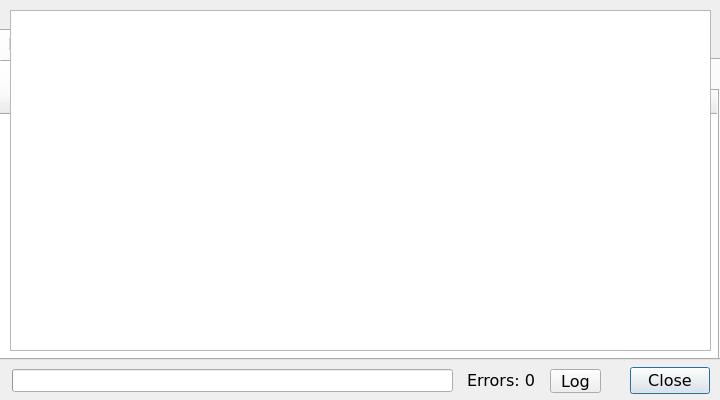
<?xml version="1.0" encoding="UTF-8"?>
<ui version="4.0">
 <class>winAddonManager</class>
 <widget class="QDialog" name="winAddonManager">
  <property name="windowModality">
   <enum>Qt::WindowModality::ApplicationModal</enum>
  </property>
  <property name="geometry">
   <rect>
    <x>0</x>
    <y>0</y>
    <width>720</width>
    <height>400</height>
   </rect>
  </property>
  <property name="font">
   <font>
    <family>Verdana</family>
    <pointsize>12</pointsize>
   </font>
  </property>
  <property name="windowTitle">
   <string>MainWindow</string>
  </property>
  <property name="modal">
   <bool>true</bool>
  </property>
  <widget class="QDialogButtonBox" name="btnBox">
   <property name="geometry">
    <rect>
     <x>541</x>
     <y>367</y>
     <width>169</width>
     <height>27</height>
    </rect>
   </property>
   <property name="standardButtons">
    <set>QDialogButtonBox::StandardButton::Close</set>
   </property>
  </widget>
  <widget class="QLineEdit" name="txtSearchBar">
   <property name="geometry">
    <rect>
     <x>260</x>
     <y>17</y>
     <width>371</width>
     <height>27</height>
    </rect>
   </property>
   <property name="placeholderText">
    <string>Search here</string>
   </property>
   <property name="clearButtonEnabled">
    <bool>true</bool>
   </property>
  </widget>
  <widget class="QToolButton" name="btnAddons">
   <property name="geometry">
    <rect>
     <x>650</x>
     <y>12</y>
     <width>52</width>
     <height>36</height>
    </rect>
   </property>
   <property name="toolTip">
    <string>&lt;html&gt;&lt;head/&gt;&lt;body&gt;&lt;p&gt;Remove addons&lt;/p&gt;&lt;/body&gt;&lt;/html&gt;</string>
   </property>
   <property name="text">
    <string>-</string>
   </property>
   <property name="popupMode">
    <enum>QToolButton::ToolButtonPopupMode::MenuButtonPopup</enum>
   </property>
  </widget>
  <widget class="QTabWidget" name="tabWidget">
   <property name="geometry">
    <rect>
     <x>-4</x>
     <y>29</y>
     <width>731</width>
     <height>331</height>
    </rect>
   </property>
   <property name="currentIndex">
    <number>0</number>
   </property>
   <widget class="QWidget" name="tabInstalled">
    <attribute name="title">
     <string>Installed</string>
    </attribute>
    <widget class="QTabWidget" name="tabWidgetInstalled">
     <property name="geometry">
      <rect>
       <x>0</x>
       <y>0</y>
       <width>721</width>
       <height>301</height>
      </rect>
     </property>
     <property name="currentIndex">
      <number>0</number>
     </property>
     <widget class="QWidget" name="tabPluginsInstalled">
      <attribute name="title">
       <string>Plugins</string>
      </attribute>
      <widget class="QTableWidget" name="tablePluginsInstalled">
       <property name="geometry">
        <rect>
         <x>0</x>
         <y>0</y>
         <width>721</width>
         <height>271</height>
        </rect>
       </property>
       <property name="frameShape">
        <enum>QFrame::Shape::NoFrame</enum>
       </property>
       <property name="sizeAdjustPolicy">
        <enum>QAbstractScrollArea::SizeAdjustPolicy::AdjustToContents</enum>
       </property>
       <property name="editTriggers">
        <set>QAbstractItemView::EditTrigger::NoEditTriggers</set>
       </property>
       <property name="dragEnabled">
        <bool>false</bool>
       </property>
       <property name="selectionMode">
        <enum>QAbstractItemView::SelectionMode::MultiSelection</enum>
       </property>
       <property name="selectionBehavior">
        <enum>QAbstractItemView::SelectionBehavior::SelectRows</enum>
       </property>
       <property name="sortingEnabled">
        <bool>true</bool>
       </property>
       <property name="cornerButtonEnabled">
        <bool>true</bool>
       </property>
       <attribute name="horizontalHeaderVisible">
        <bool>true</bool>
       </attribute>
       <attribute name="horizontalHeaderCascadingSectionResizes">
        <bool>false</bool>
       </attribute>
       <attribute name="horizontalHeaderStretchLastSection">
        <bool>true</bool>
       </attribute>
       <attribute name="verticalHeaderVisible">
        <bool>false</bool>
       </attribute>
       <column>
        <property name="text">
         <string>ID</string>
        </property>
       </column>
       <column>
        <property name="text">
         <string>Name</string>
        </property>
       </column>
       <column>
        <property name="text">
         <string>Category</string>
        </property>
       </column>
       <column>
        <property name="text">
         <string>Version</string>
        </property>
       </column>
       <column>
        <property name="text">
         <string>Author</string>
        </property>
       </column>
       <column>
        <property name="text">
         <string>Latest Release</string>
        </property>
       </column>
      </widget>
     </widget>
     <widget class="QWidget" name="tabSkinsInstalled">
      <attribute name="title">
       <string>Skins</string>
      </attribute>
      <widget class="QTableWidget" name="tableSkinsInstalled">
       <property name="geometry">
        <rect>
         <x>0</x>
         <y>0</y>
         <width>721</width>
         <height>271</height>
        </rect>
       </property>
       <property name="frameShape">
        <enum>QFrame::Shape::NoFrame</enum>
       </property>
       <property name="sizeAdjustPolicy">
        <enum>QAbstractScrollArea::SizeAdjustPolicy::AdjustToContents</enum>
       </property>
       <property name="editTriggers">
        <set>QAbstractItemView::EditTrigger::NoEditTriggers</set>
       </property>
       <property name="dragEnabled">
        <bool>false</bool>
       </property>
       <property name="selectionMode">
        <enum>QAbstractItemView::SelectionMode::MultiSelection</enum>
       </property>
       <property name="selectionBehavior">
        <enum>QAbstractItemView::SelectionBehavior::SelectRows</enum>
       </property>
       <property name="sortingEnabled">
        <bool>true</bool>
       </property>
       <property name="cornerButtonEnabled">
        <bool>true</bool>
       </property>
       <attribute name="horizontalHeaderVisible">
        <bool>true</bool>
       </attribute>
       <attribute name="horizontalHeaderCascadingSectionResizes">
        <bool>false</bool>
       </attribute>
       <attribute name="horizontalHeaderStretchLastSection">
        <bool>true</bool>
       </attribute>
       <attribute name="verticalHeaderVisible">
        <bool>false</bool>
       </attribute>
       <column>
        <property name="text">
         <string>ID</string>
        </property>
       </column>
       <column>
        <property name="text">
         <string>Name</string>
        </property>
       </column>
       <column>
        <property name="text">
         <string>Category</string>
        </property>
       </column>
       <column>
        <property name="text">
         <string>Version</string>
        </property>
       </column>
       <column>
        <property name="text">
         <string>Author</string>
        </property>
       </column>
       <column>
        <property name="text">
         <string>Latest Release</string>
        </property>
       </column>
      </widget>
     </widget>
     <widget class="QWidget" name="tabMusicInstalled">
      <attribute name="title">
       <string>Music</string>
      </attribute>
      <attribute name="toolTip">
       <string>ABC Files</string>
      </attribute>
      <widget class="QTableWidget" name="tableMusicInstalled">
       <property name="geometry">
        <rect>
         <x>0</x>
         <y>0</y>
         <width>721</width>
         <height>271</height>
        </rect>
       </property>
       <property name="frameShape">
        <enum>QFrame::Shape::NoFrame</enum>
       </property>
       <property name="sizeAdjustPolicy">
        <enum>QAbstractScrollArea::SizeAdjustPolicy::AdjustToContents</enum>
       </property>
       <property name="editTriggers">
        <set>QAbstractItemView::EditTrigger::NoEditTriggers</set>
       </property>
       <property name="dragEnabled">
        <bool>false</bool>
       </property>
       <property name="selectionMode">
        <enum>QAbstractItemView::SelectionMode::MultiSelection</enum>
       </property>
       <property name="selectionBehavior">
        <enum>QAbstractItemView::SelectionBehavior::SelectRows</enum>
       </property>
       <property name="sortingEnabled">
        <bool>true</bool>
       </property>
       <property name="cornerButtonEnabled">
        <bool>true</bool>
       </property>
       <attribute name="horizontalHeaderVisible">
        <bool>true</bool>
       </attribute>
       <attribute name="horizontalHeaderCascadingSectionResizes">
        <bool>false</bool>
       </attribute>
       <attribute name="horizontalHeaderStretchLastSection">
        <bool>true</bool>
       </attribute>
       <attribute name="verticalHeaderVisible">
        <bool>false</bool>
       </attribute>
       <column>
        <property name="text">
         <string>ID</string>
        </property>
       </column>
       <column>
        <property name="text">
         <string>Name</string>
        </property>
       </column>
       <column>
        <property name="text">
         <string>Category</string>
        </property>
       </column>
       <column>
        <property name="text">
         <string>Version</string>
        </property>
       </column>
       <column>
        <property name="text">
         <string>Author</string>
        </property>
       </column>
       <column>
        <property name="text">
         <string>Latest Release</string>
        </property>
       </column>
      </widget>
     </widget>
    </widget>
   </widget>
   <widget class="QWidget" name="tabFindMore">
    <attribute name="title">
     <string>Find More</string>
    </attribute>
    <widget class="QTabWidget" name="tabWidgetRemote">
     <property name="geometry">
      <rect>
       <x>0</x>
       <y>0</y>
       <width>721</width>
       <height>301</height>
      </rect>
     </property>
     <property name="currentIndex">
      <number>0</number>
     </property>
     <widget class="QWidget" name="tabPlugins">
      <attribute name="title">
       <string>Plugins</string>
      </attribute>
      <widget class="QTableWidget" name="tablePlugins">
       <property name="geometry">
        <rect>
         <x>0</x>
         <y>0</y>
         <width>721</width>
         <height>271</height>
        </rect>
       </property>
       <property name="frameShape">
        <enum>QFrame::Shape::NoFrame</enum>
       </property>
       <property name="sizeAdjustPolicy">
        <enum>QAbstractScrollArea::SizeAdjustPolicy::AdjustToContents</enum>
       </property>
       <property name="editTriggers">
        <set>QAbstractItemView::EditTrigger::NoEditTriggers</set>
       </property>
       <property name="dragEnabled">
        <bool>false</bool>
       </property>
       <property name="selectionMode">
        <enum>QAbstractItemView::SelectionMode::MultiSelection</enum>
       </property>
       <property name="selectionBehavior">
        <enum>QAbstractItemView::SelectionBehavior::SelectRows</enum>
       </property>
       <property name="sortingEnabled">
        <bool>true</bool>
       </property>
       <property name="cornerButtonEnabled">
        <bool>true</bool>
       </property>
       <attribute name="horizontalHeaderVisible">
        <bool>true</bool>
       </attribute>
       <attribute name="horizontalHeaderCascadingSectionResizes">
        <bool>false</bool>
       </attribute>
       <attribute name="horizontalHeaderStretchLastSection">
        <bool>true</bool>
       </attribute>
       <attribute name="verticalHeaderVisible">
        <bool>false</bool>
       </attribute>
       <column>
        <property name="text">
         <string>ID</string>
        </property>
       </column>
       <column>
        <property name="text">
         <string>Name</string>
        </property>
       </column>
       <column>
        <property name="text">
         <string>Category</string>
        </property>
       </column>
       <column>
        <property name="text">
         <string>Version</string>
        </property>
       </column>
       <column>
        <property name="text">
         <string>Author</string>
        </property>
       </column>
       <column>
        <property name="text">
         <string>Latest Release</string>
        </property>
       </column>
      </widget>
     </widget>
     <widget class="QWidget" name="tabSkins">
      <attribute name="title">
       <string>Skins</string>
      </attribute>
      <widget class="QTableWidget" name="tableSkins">
       <property name="geometry">
        <rect>
         <x>0</x>
         <y>0</y>
         <width>721</width>
         <height>271</height>
        </rect>
       </property>
       <property name="frameShape">
        <enum>QFrame::Shape::NoFrame</enum>
       </property>
       <property name="sizeAdjustPolicy">
        <enum>QAbstractScrollArea::SizeAdjustPolicy::AdjustToContents</enum>
       </property>
       <property name="editTriggers">
        <set>QAbstractItemView::EditTrigger::NoEditTriggers</set>
       </property>
       <property name="dragEnabled">
        <bool>false</bool>
       </property>
       <property name="selectionMode">
        <enum>QAbstractItemView::SelectionMode::MultiSelection</enum>
       </property>
       <property name="selectionBehavior">
        <enum>QAbstractItemView::SelectionBehavior::SelectRows</enum>
       </property>
       <property name="sortingEnabled">
        <bool>true</bool>
       </property>
       <property name="cornerButtonEnabled">
        <bool>true</bool>
       </property>
       <attribute name="horizontalHeaderVisible">
        <bool>true</bool>
       </attribute>
       <attribute name="horizontalHeaderCascadingSectionResizes">
        <bool>false</bool>
       </attribute>
       <attribute name="horizontalHeaderStretchLastSection">
        <bool>true</bool>
       </attribute>
       <attribute name="verticalHeaderVisible">
        <bool>false</bool>
       </attribute>
       <column>
        <property name="text">
         <string>ID</string>
        </property>
       </column>
       <column>
        <property name="text">
         <string>Name</string>
        </property>
       </column>
       <column>
        <property name="text">
         <string>Category</string>
        </property>
       </column>
       <column>
        <property name="text">
         <string>Version</string>
        </property>
       </column>
       <column>
        <property name="text">
         <string>Author</string>
        </property>
       </column>
       <column>
        <property name="text">
         <string>Latest Release</string>
        </property>
       </column>
      </widget>
     </widget>
     <widget class="QWidget" name="tabMusic">
      <attribute name="title">
       <string>Music</string>
      </attribute>
      <attribute name="toolTip">
       <string>ABC Files</string>
      </attribute>
      <widget class="QTableWidget" name="tableMusic">
       <property name="geometry">
        <rect>
         <x>0</x>
         <y>0</y>
         <width>721</width>
         <height>271</height>
        </rect>
       </property>
       <property name="frameShape">
        <enum>QFrame::Shape::NoFrame</enum>
       </property>
       <property name="sizeAdjustPolicy">
        <enum>QAbstractScrollArea::SizeAdjustPolicy::AdjustToContents</enum>
       </property>
       <property name="editTriggers">
        <set>QAbstractItemView::EditTrigger::NoEditTriggers</set>
       </property>
       <property name="dragEnabled">
        <bool>false</bool>
       </property>
       <property name="selectionMode">
        <enum>QAbstractItemView::SelectionMode::MultiSelection</enum>
       </property>
       <property name="selectionBehavior">
        <enum>QAbstractItemView::SelectionBehavior::SelectRows</enum>
       </property>
       <property name="sortingEnabled">
        <bool>true</bool>
       </property>
       <property name="cornerButtonEnabled">
        <bool>true</bool>
       </property>
       <attribute name="horizontalHeaderVisible">
        <bool>true</bool>
       </attribute>
       <attribute name="horizontalHeaderCascadingSectionResizes">
        <bool>false</bool>
       </attribute>
       <attribute name="horizontalHeaderStretchLastSection">
        <bool>true</bool>
       </attribute>
       <attribute name="verticalHeaderVisible">
        <bool>false</bool>
       </attribute>
       <column>
        <property name="text">
         <string>ID</string>
        </property>
       </column>
       <column>
        <property name="text">
         <string>Name</string>
        </property>
       </column>
       <column>
        <property name="text">
         <string>Category</string>
        </property>
       </column>
       <column>
        <property name="text">
         <string>Version</string>
        </property>
       </column>
       <column>
        <property name="text">
         <string>Author</string>
        </property>
       </column>
       <column>
        <property name="text">
         <string>Latest Release</string>
        </property>
       </column>
      </widget>
     </widget>
    </widget>
   </widget>
  </widget>
  <widget class="QProgressBar" name="progressBar">
   <property name="geometry">
    <rect>
     <x>12</x>
     <y>369</y>
     <width>441</width>
     <height>23</height>
    </rect>
   </property>
   <property name="value">
    <number>0</number>
   </property>
   <property name="textVisible">
    <bool>false</bool>
   </property>
  </widget>
  <widget class="QLabel" name="lblErrors">
   <property name="geometry">
    <rect>
     <x>467</x>
     <y>370</y>
     <width>81</width>
     <height>21</height>
    </rect>
   </property>
   <property name="text">
    <string>Errors: 0</string>
   </property>
  </widget>
  <widget class="QToolButton" name="btnLog">
   <property name="geometry">
    <rect>
     <x>550</x>
     <y>369</y>
     <width>51</width>
     <height>24</height>
    </rect>
   </property>
   <property name="text">
    <string>Log</string>
   </property>
   <property name="flat" stdset="0">
    <bool>true</bool>
   </property>
  </widget>
  <widget class="QTextEdit" name="txtLog">
   <property name="enabled">
    <bool>true</bool>
   </property>
   <property name="geometry">
    <rect>
     <x>10</x>
     <y>10</y>
     <width>701</width>
     <height>341</height>
    </rect>
   </property>
   <property name="undoRedoEnabled">
    <bool>false</bool>
   </property>
   <property name="readOnly">
    <bool>true</bool>
   </property>
  </widget>
  <widget class="QWidget" name="widget" native="true">
   <property name="geometry">
    <rect>
     <x>530</x>
     <y>55</y>
     <width>181</width>
     <height>31</height>
    </rect>
   </property>
   <widget class="QWidget" name="layoutWidget">
    <property name="geometry">
     <rect>
      <x>8</x>
      <y>10</y>
      <width>161</width>
      <height>21</height>
     </rect>
    </property>
    <layout class="QHBoxLayout" name="horizontalLayout">
     <item>
      <widget class="QPushButton" name="btnUpdateAll">
       <property name="sizePolicy">
        <sizepolicy hsizetype="Minimum" vsizetype="Fixed">
         <horstretch>0</horstretch>
         <verstretch>0</verstretch>
        </sizepolicy>
       </property>
       <property name="toolTip">
        <string>Update all addons</string>
       </property>
       <property name="text">
        <string>Update All</string>
       </property>
      </widget>
     </item>
     <item>
      <widget class="QToolButton" name="btnCheckForUpdates">
       <property name="toolTip">
        <string>&lt;html&gt;&lt;head/&gt;&lt;body&gt;&lt;p&gt;Check for updates&lt;/p&gt;&lt;/body&gt;&lt;/html&gt;</string>
       </property>
       <property name="text">
        <string/>
       </property>
       <property name="popupMode">
        <enum>QToolButton::ToolButtonPopupMode::DelayedPopup</enum>
       </property>
       <property name="autoRaise">
        <bool>false</bool>
       </property>
      </widget>
     </item>
    </layout>
   </widget>
  </widget>
  <action name="actionAddonImport">
   <property name="text">
    <string>Import Addons</string>
   </property>
   <property name="toolTip">
    <string>Import addons from files/archives</string>
   </property>
   <property name="shortcut">
    <string>Ctrl+I</string>
   </property>
  </action>
  <action name="actionShowOnLotrointerface">
   <property name="text">
    <string>Show on lotrointerface.com</string>
   </property>
  </action>
  <action name="actionShowSelectedOnLotrointerface">
   <property name="text">
    <string>Show selected addons on lotrointerface.com</string>
   </property>
  </action>
  <action name="actionInstallAddon">
   <property name="text">
    <string>Install</string>
   </property>
  </action>
  <action name="actionUninstallAddon">
   <property name="text">
    <string>Uninstall</string>
   </property>
  </action>
  <action name="actionShowAddonInFileManager">
   <property name="text">
    <string>Show in file manager</string>
   </property>
  </action>
  <action name="actionShowPluginsFolderInFileManager">
   <property name="text">
    <string>Show plugins folder in file manager</string>
   </property>
  </action>
  <action name="actionShowSkinsFolderInFileManager">
   <property name="text">
    <string>Show skins folder in file manager</string>
   </property>
  </action>
  <action name="actionShowMusicFolderInFileManager">
   <property name="text">
    <string>Show music folder in file manager</string>
   </property>
  </action>
  <action name="actionUpdateAllSelectedAddons">
   <property name="text">
    <string>Update all selected addons</string>
   </property>
  </action>
  <action name="actionUpdateAddon">
   <property name="text">
    <string>Update</string>
   </property>
  </action>
  <action name="actionEnableStartupScript">
   <property name="text">
    <string>Enable startup script</string>
   </property>
  </action>
  <action name="actionDisableStartupScript">
   <property name="text">
    <string>Disable startup script</string>
   </property>
  </action>
  <zorder>btnBox</zorder>
  <zorder>tabWidget</zorder>
  <zorder>txtSearchBar</zorder>
  <zorder>btnAddons</zorder>
  <zorder>progressBar</zorder>
  <zorder>lblErrors</zorder>
  <zorder>btnLog</zorder>
  <zorder>widget</zorder>
  <zorder>txtLog</zorder>
 </widget>
 <resources/>
 <connections/>
</ui>
